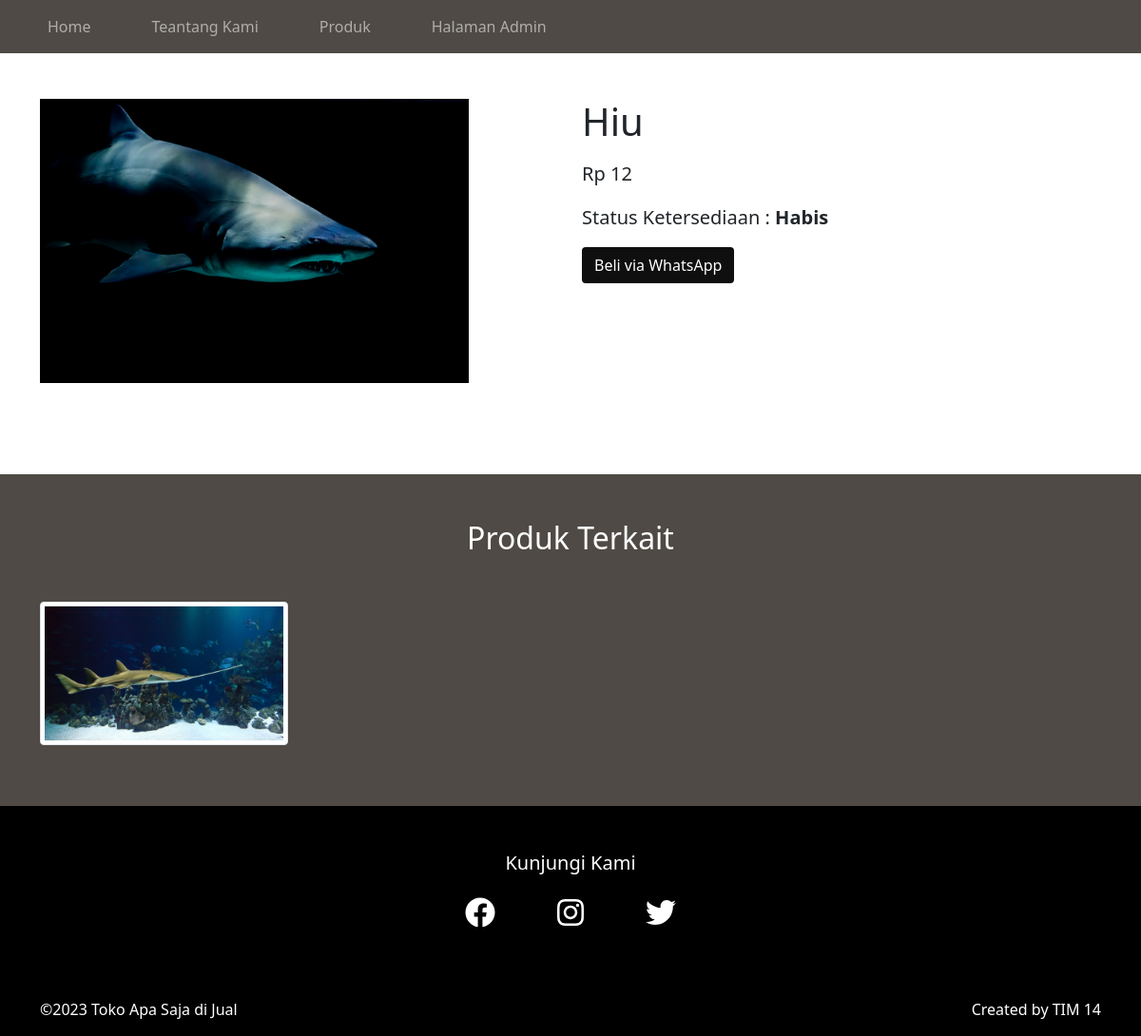
The app's page /product-detail.php?name=Hiu with its own data.
### tables this page shows
CREATE TABLE `product` (
  `id` int(11) NOT NULL,
  `category_id` int(11) NOT NULL,
  `name` varchar(300) NOT NULL,
  `price` double NOT NULL,
  `photo` varchar(300) NOT NULL,
  `detail` text DEFAULT NULL,
  `stock_availability` enum('Habis','Tersedia') DEFAULT 'Tersedia',
  `discount_percentage` int(11) DEFAULT NULL
);

### product-detail.php (the view, shortened to what this page needs)
<?php
require 'buatjs/conection.php';
$name = htmlspecialchars($_GET['name']);
$queryProduct = mysqli_query($con, "SELECT * FROM product WHERE name='$name'");
$product = mysqli_fetch_array($queryProduct);
$category_id = $product['category_id'];
$productId = $product['id'];
$queryProductTerkait = mysqli_query($con, "SELECT * FROM product WHERE category_id = '$category_id' AND id <> '$productId' LIMIT 4");
?>
<!DOCTYPE html>
<html lang="en">
<head>
    <link rel="stylesheet" href="bootstrap/css/bootstrap.min.css">
    <link rel="stylesheet" href="fontawesome/css/all.min.css">
    <link rel="stylesheet" href="css/style.css">
</head>
<body>
<?php require "navbar.php"; ?>
<div class="container-fluid py-5">
    <div class="container">
        <div class="row">
            <div class="col-lg-5 mb-5">
                <img src="image/<?php echo $product['photo'] ?>" class="w-100" alt="">
            </div>
            <div class="col-lg-6 offset-lg-1">
                <h1><?php echo $product['name'] ?></h1>
                <p class="text-harga">Rp <?php echo $product['price'] - ($product['price'] * ($product['discount_percentage'] / 100)); ?></p>
                <p class="fs-5">
                    Status Ketersediaan : <strong><?php echo $product['stock_availability'] ?></strong>
                </p>
                <a href="https://wa.me/123456789?text=Saya%20ingin%20membeli%20<?php echo $product['name']; ?>" class="btn warna2 text-white mb-2">Beli via WhatsApp</a>
            </div>
        </div>
    </div>
</div>
<div class="container-fluid py-5 warna3">
    <div class="container">
        <h2 class="text-center text-white mb-5">Produk Terkait</h2>
        <div class="row">
            <?php while ($data = mysqli_fetch_array($queryProductTerkait)) { ?>
                <div class="col-md-6 col-lg-3 mb-3">
                    <a href="product-detail.php?name=<?php echo $data['name']; ?>">
                        <img src="image/<?php echo $data['photo']; ?>" class="img-fluid img-thumbnail product-terkait-image" alt="">
                    </a>
                </div>
            <?php } ?>
        </div>
    </div>
</div>
<?php require "foter.php"; ?>
</body>
</html>

### navbar.php (shortened to what this page needs)
<nav class="navbar navbar-expand-lg navbar-dark warna3">
  <div class="container">
    <div class="collapse navbar-collapse" id="navbarTogglerDemo02">
      <ul class="navbar-nav me-auto mb-2 mb-lg-0">
        <li class="nav-item me-5">
          <a class="nav-link" href="index.php">Home</a>
        </li>
        <li class="nav-item me-5">
          <a class="nav-link" href="tentang-kami.php">Teantang Kami</a>
        </li>
        <li class="nav-item me-5">
          <a class="nav-link" href=produk.php >Produk</a>
        </li>
        <li class="nav-item me-5">
          <a class="nav-link" href=admindpanel/login.php >Halaman Admin</a>
        </li>
      </ul>
    </div>
  </div>
</nav>

### foter.php (shortened to what this page needs)
<!DOCTYPE html>
<html lang="en">
<head>
    <link rel="stylesheet" href="https://cdnjs.cloudflare.com/ajax/libs/font-awesome/6.4.2/css/all.min.css" />
</head>
<body>
<?php
class SocialMediaLinks {
    private $links;
    public function __construct(array $links) {
        $this->links = $links;
    }
    public function render() {
        echo '<div class="container-fluid py-5 content-subscribe">';
        echo '<div class="container">';
        echo '<h5 class="text-center mb-4">Kunjungi Kami</h5>';
        echo '<div class="row justify-content-center">';
        foreach ($this->links as $link) {
            echo '<div class="col-sm-1 d-flex justify-content-center mb-2">';
            echo '<a href="' . $link['url'] . '" target="_blank"><i class="' . $link['icon'] . ' fs-2"></i></a>';
            echo '</div>';
        }
        echo '</div>';
        echo '</div>';
        echo '</div>';
    }
}
class Footer {
    private $copyright;
    private $createdBy;
    public function __construct($copyright, $createdBy) {
        $this->copyright = $copyright;
        $this->createdBy = $createdBy;
    }
    public function render() {
        echo '<div class="container-fluid py-3 footer">';
        echo '<div class="container d-flex justify-content-between">';
        echo '<label>&copy;' . $this->copyright . '</label>';
        echo '<label>Created by ' . $this->createdBy . '</label>';
        echo '</div>';
        echo '</div>';
    }
}
$socialMediaLinksData = [
    ['url' => 'http://facebook.com', 'icon' => 'fab fa-facebook'],
    ['url' => 'http://instagram.com', 'icon' => 'fab fa-instagram'],
    ['url' => 'http://twitter.com', 'icon' => 'fab fa-twitter'],
];
$socialMediaLinks = new SocialMediaLinks($socialMediaLinksData);
$footer = new Footer('2023 Toko Apa Saja di Jual', 'TIM 14');
$socialMediaLinks->render();
$footer->render();
?>
</body>
</html>

### css/style.css (style rules this page uses)
.warna2 { background-color: #0F0F0F ; }
.warna3 { background-color: #4F4A45 ; }
.text-harga { font-size: 20px; }
.content-subscribe { background-color: rgba(0, 0, 0, 0.7); }
.content-subscribe a { color: #fff; }
.product-terkait-image { height: 100%; width: 100%; object-fit: cover; object-position: center; }

### foter.php (style rules this page uses)
.content-subscribe { background-color: black; color: white; padding: 20px; }
.footer { background-color: black; color: white; padding: 10px 0; }

### records on screen
product: photo (picture), name "Hiu", price "12", stock_availability "Habis"
product: photo (picture)

### other values on screen
$this->copyright "2023 Toko Apa Saja di Jual"
$this->createdBy "TIM 14"
